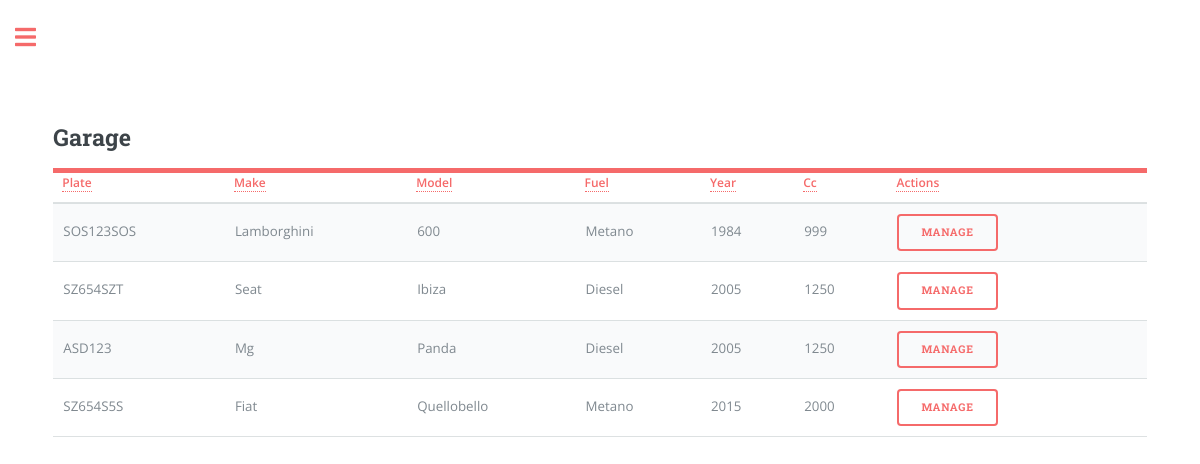
The page /garage_view (signed in) on the database as committed earlier.
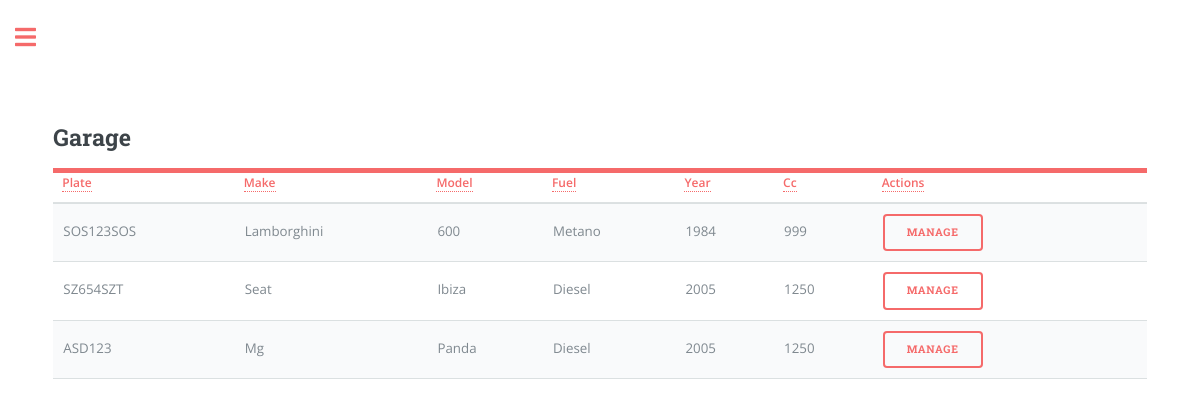
The same page on the database as committed later.
### app/models.py (models this page shows, shortened)
class Car(db.Model):
    plate = db.Column(db.String(8), primary_key=True, index=True, unique=True)
    make = db.Column(db.String(15), index=True)
    model = db.Column(db.String(15), index=True)
    fuel = db.Column(db.String(8), index=True)
    year = db.Column(db.Integer, index=True)
    cc = db.Column(db.Integer, index=True)
    user_id = db.Column(db.Integer, db.ForeignKey('user.id'))

### app/routes.py (the view)
@app.route('/garage_view', methods=['GET', 'POST'])
@login_required
def garage_view():
    user_cars = current_user.garage.all()
    return render_template('garage_view.html', title='Garage', page="garage_view", user_cars=user_cars)

### app/models.py (called while the page is built)
@login.user_loader
def load_user(id):
    return User.query.get(int(id))

### app/templates/garage_view.html (shortened to what this page needs)
{% extends "index.html" %}
{% block content %}
<head>
</head>
<form action="{{ url_for('garage_car') }}" method="POST">
<header id="header">
  <h2>Garage</h2>
</header>
<table class="table" id="carTable">
    <thead>
      <tr>
        <th scope="col"><a href="#" class="sort-link" data-sort="plate">Plate</a></th>
        <th scope="col"><a href="#" class="sort-link" data-sort="make">Make</a></th>
        <th scope="col"><a href="#" class="sort-link" data-sort="model">Model</a></th>
        <th scope="col"><a href="#" class="sort-link" data-sort="fuel">Fuel</a></th>
        <th scope="col"><a href="#" class="sort-link" data-sort="year">Year</a></th>
        <th scope="col"><a href="#" class="sort-link" data-sort="cc">Cc</a></th>
        <th scope="col"><a href="#" class="sort-link" data-sort="cc">Actions</a></th>
      </tr>
    </thead>
    <tbody>
      {% for car in user_cars %}
      <tr>
          <td data-sort="plate">{{ car.plate }}</td>
          <td data-sort="make">{{ car.make }}</td>
          <td data-sort="model">{{ car.model }}</td>
          <td data-sort="fuel">{{ car.fuel }}</td>
          <td data-sort="year">{{ car.year }}</td>
          <td data-sort="cc">{{ car.cc }}</td>
          <td>
            <button type="submit" class="btn btn-danger" name="garage_car" value="{{ car.plate }}">Manage</button>
        </td>
        <td>
      </tr>
      {% endfor %}
  </tbody>
</table>
</form>
{% endblock %}

### app/templates/index.html (shortened to what this page needs)
<!DOCTYPE HTML>
<html>
	<head>
		<link rel="stylesheet" href="{{url_for('static', filename='css/main.css')}}"/>
	</head>
	<body class="is-preload">
			<div id="wrapper">
					<div id="main">
						<div class="inner">
								<section id="banner">
									<div class="content">
										{% block content %} {% endblock %}
								</section>
						</div>
					</div>
			</div>
	</body>
</html>

Rows that differ between the two databases and show on the page:
removed Car: plate "SZ654S5S", make "Fiat", model "Quellobello", fuel "Metano", year "2015", cc "2000"
